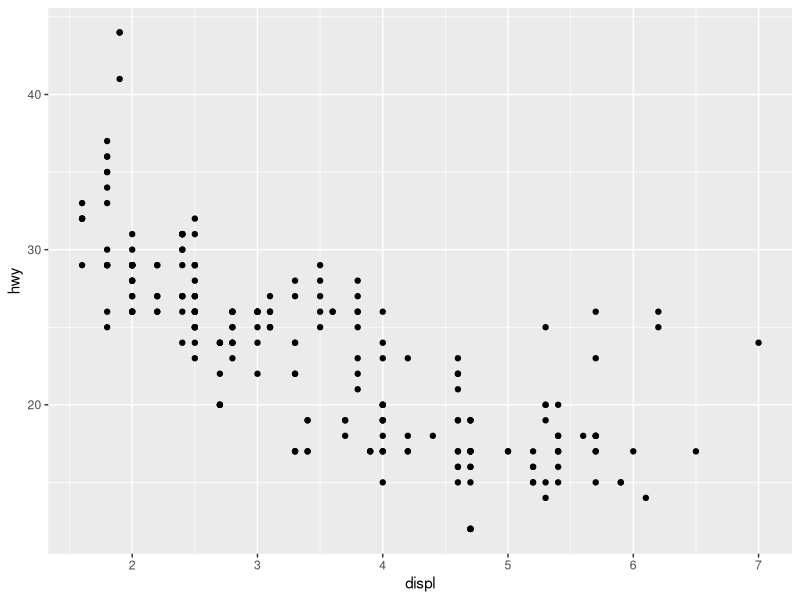
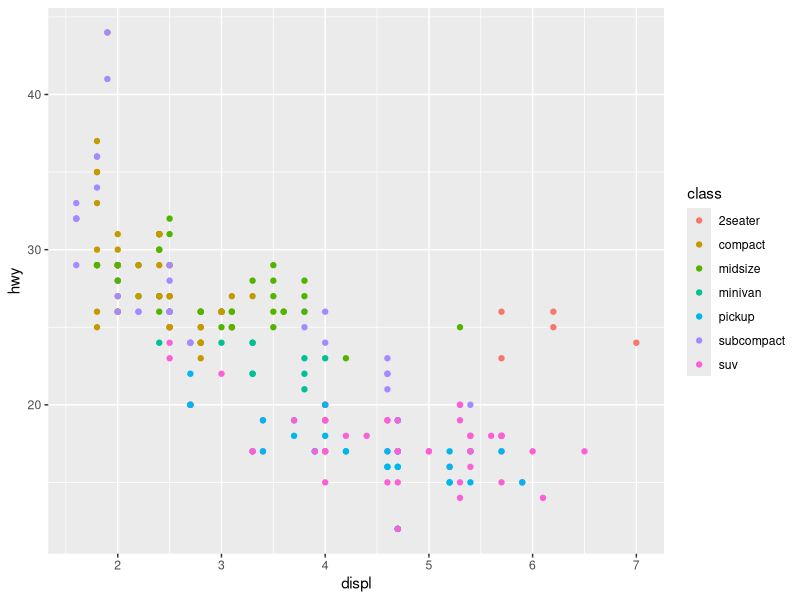
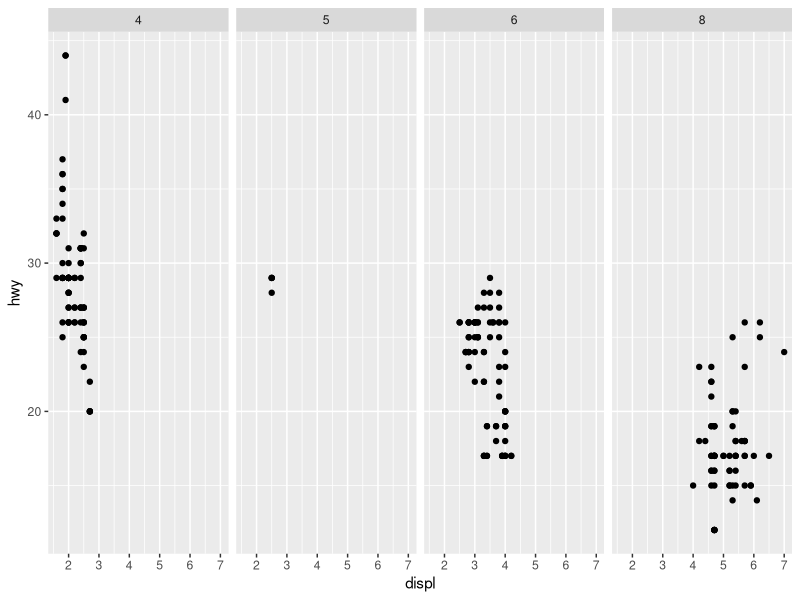
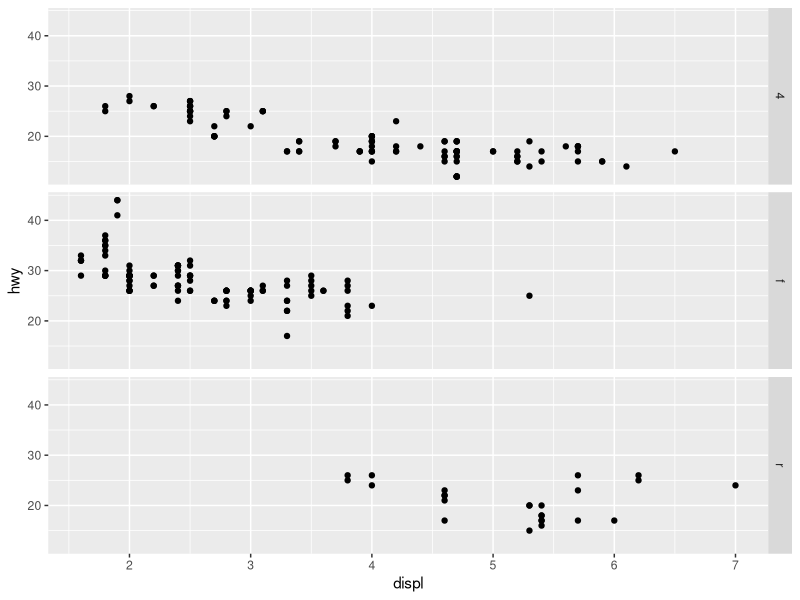
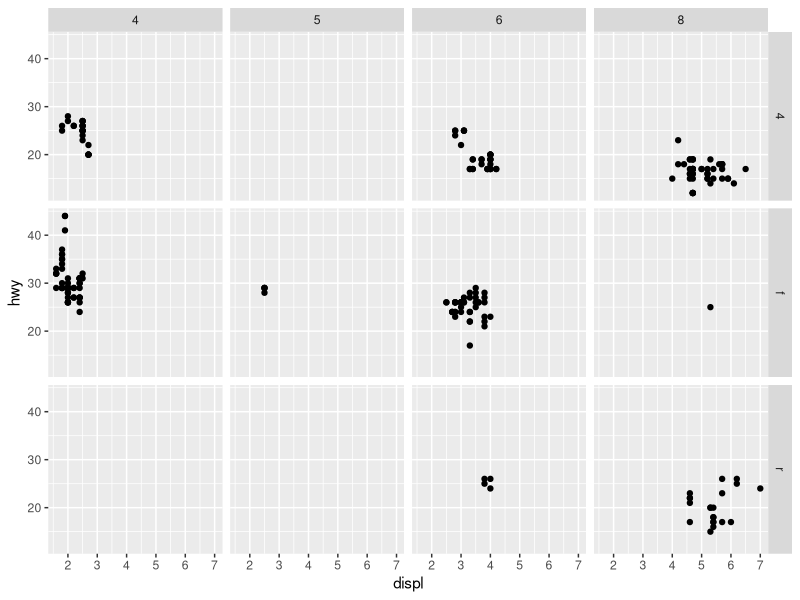
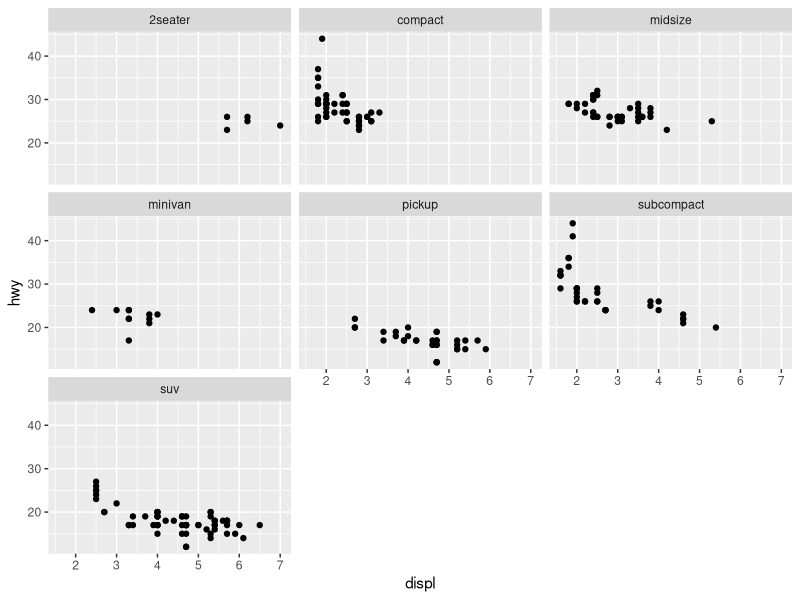
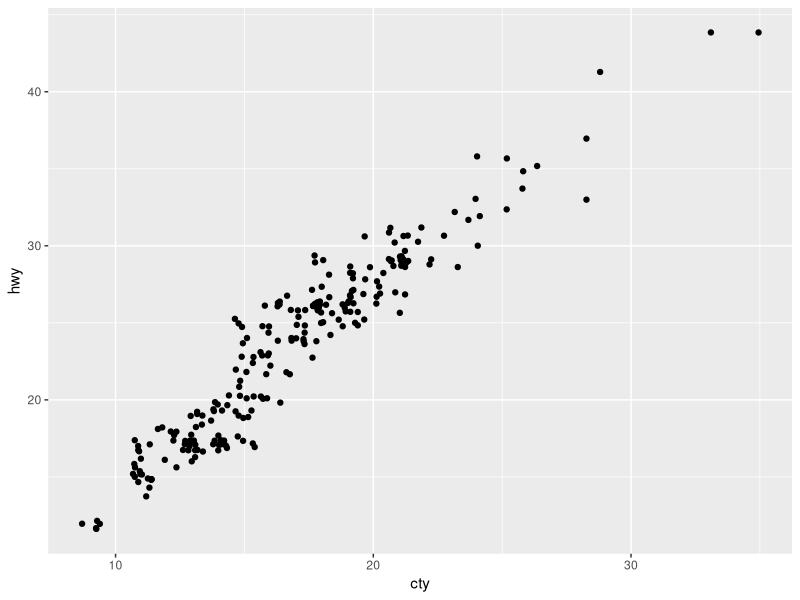
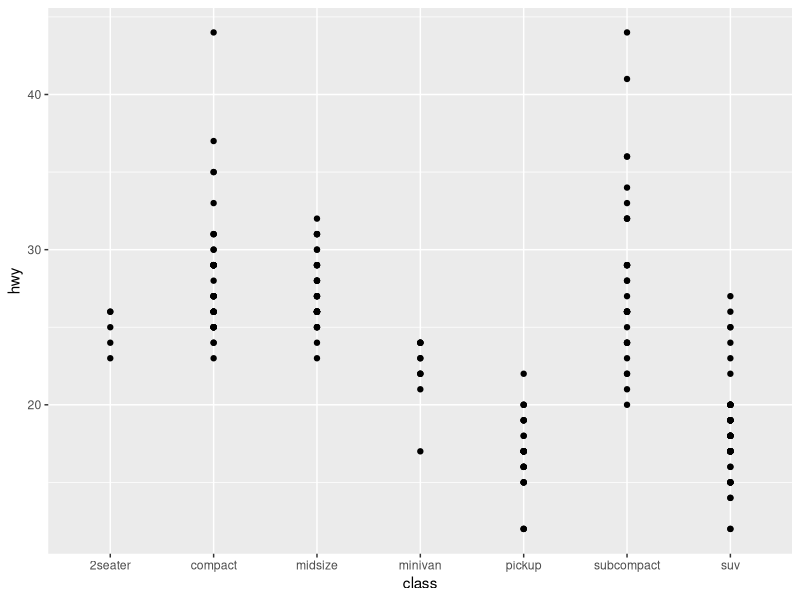

Write R code to recreate these figures, in order.
# Lecture 1 for Hadley Wickhams' STAT 405 at Rice University
library(ggplot2)

## Five ways to explore the data
?mpg
head(mpg)
str(mpg)
summary(mpg)
qplot(displ, hwy, data = mpg)

## Quick plots
qplot(displ, hwy, colour = class, data = mpg)
qplot(displ, hwy, data = mpg) +
  facet_grid(. ~ cyl)
qplot(displ, hwy, data = mpg) +
  facet_grid(drv ~ .)
qplot(displ, hwy, data = mpg) +
  facet_grid(drv ~ cyl)
qplot(displ, hwy, data = mpg) +
  facet_wrap(~ class)
qplot(cty, hwy, data = mpg, geom = "jitter")
qplot(class, hwy, data = mpg)

## Quick Plots - change plot order with reorder()
qplot(reorder(class, hwy), hwy, data = mpg)
qplot(reorder(class, hwy), hwy, data = mpg, geom = "boxplot")
qplot(reorder(class, hwy, median), hwy, data = mpg, geom = "boxplot")
qplot(reorder(class, hwy, median), hwy, data = mpg, geom = c("boxplot", "jitter"))
